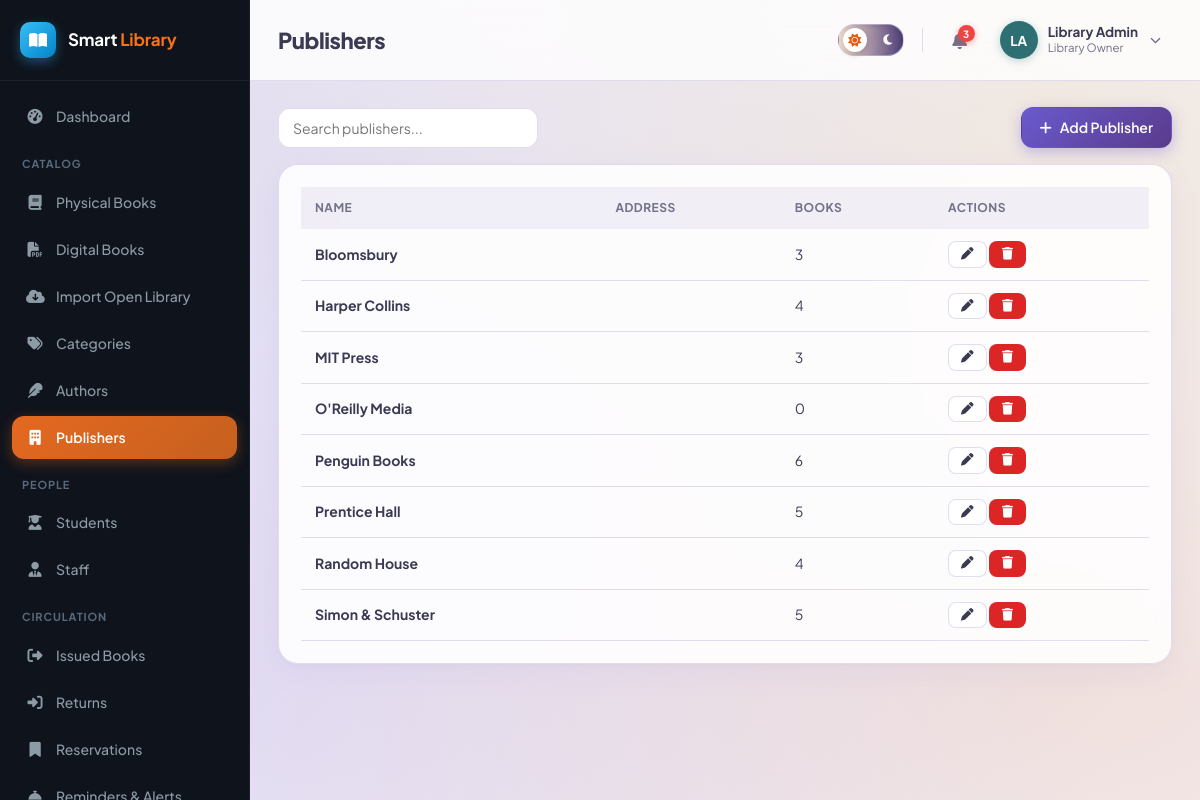
Screenshot of /admin/publishers.php (signed in) with the database file from the repository.
### tables this page shows
CREATE TABLE publishers (
    id INT AUTO_INCREMENT PRIMARY KEY,
    name VARCHAR(150) NOT NULL,
    address VARCHAR(255) DEFAULT NULL
);

### includes/functions.php (called while the page is built, shortened)
<?php
function e($value) {
    return htmlspecialchars($value ?? '', ENT_QUOTES, 'UTF-8');
}

### admin/publishers.php (the view, shortened to what this page needs)
<?php
require_once __DIR__ . '/../includes/functions.php';
require_once __DIR__ . '/../includes/auth-check.php';
$publishers = $pdo->query("
    SELECT p.*, COUNT(b.id) book_count FROM publishers p
    LEFT JOIN books b ON b.publisher_id = p.id
    GROUP BY p.id ORDER BY p.name")->fetchAll();
include __DIR__ . '/../includes/header.php';
?>
<div class="table-toolbar">
    <input type="text" class="form-control" style="width:260px;" placeholder="Search publishers..." data-search-input="pubTable">
    <a href="publishers.php?action=add" class="btn btn-primary"><i class="fa-solid fa-plus"></i> Add Publisher</a>
</div>
<div class="card">
    <?php if (!$publishers): ?>
        <div class="empty-state"><i class="fa-solid fa-building"></i>No publishers yet.</div>
    <?php else: ?>
    <div class="table-wrap">
        <table class="data-table" id="pubTable">
            <thead><tr><th>Name</th><th>Address</th><th>Books</th><th>Actions</th></tr></thead>
            <tbody>
            <?php foreach ($publishers as $p): ?>
                <tr>
                    <td><strong><?= e($p['name']) ?></strong></td>
                    <td class="text-muted"><?= e($p['address']) ?></td>
                    <td><?= (int)$p['book_count'] ?></td>
                    <td>
                        <a class="btn btn-sm btn-outline" href="publishers.php?edit=<?= $p['id'] ?>"><i class="fa-solid fa-pen"></i></a>
                        <form method="POST" style="display:inline;" data-confirm="Delete this publisher?">
                            <button class="btn btn-sm btn-danger" type="submit"><i class="fa-solid fa-trash"></i></button>
                        </form>
                    </td>
                </tr>
            <?php endforeach; ?>
            </tbody>
        </table>
    </div>
    <?php endif; ?>
</div>
<?php include __DIR__ . '/../includes/footer.php'; ?>

### assets/css/style.css (style rules this page uses)
:root { --primary: #6A5ACD; --primary-dark: #5A3B8C; --primary-mid: #8B7CC7; --primary-light: rgba(201, 194, 227, 0.4); --lavender: #C9C2E3; --accent-orange: #C6601F; --accent-orange-hover: #d96b27; --accent-teal: #2E6F73; --accent-teal-light: rgba(46, 111, 115, 0.16); --accent-sand: #EADCC8; --accent-sand-light: rgba(234, 220, 200, 0.5); --success: #16a34a; --success-light: #dcfce7; --warning: #ca8a04; --warning-light: #fef9c3; --danger: #dc2626; --danger-light: #fee2e2; --text: #3A3A52; --text-muted: #717188; --bg: #F7F5FC; --white: #ffffff; --card-bg: rgba(255, 255, 255, 0.88); --card-border: rgba(201, 194, 227, 0.55); --border: rgba(201, 194, 227, 0.55); --gray-light: #f6f5fb; --gray: #88889d; --sidebar-w: 250px; --radius: 20px; --pill-radius: 999px; --shadow: 0 10px 30px rgba(123, 109, 216, 0.07), 0 2px 8px rgba(46, 43, 43, 0.03); }
* { box-sizing: border-box; }
body { margin: 0; font-family: 'Plus Jakarta Sans', system-ui, -apple-system, BlinkMacSystemFont, Roboto, sans-serif; background-color: var(--bg); background-image: radial-gradient(at 10% 15%, rgba(201, 194, 227, 0.45) 0px, transparent 60%), radial-gradient(at 88% 12%, rgba(234, 220, 200, 0.5) 0px, transparent 60%), radial-gradient(at 90% 85%, rgba(198, 96, 31, 0.14) 0px, transparent 65%), radial-gradient(at 15% 85%, rgba(121, 106, 220, 0.18) 0px, transparent 65%); background-attachment: fixed; color: var(--text); font-size: 15px; line-height: 1.5; -webkit-font-smoothing: antialiased; }
a { color: var(--primary); text-decoration: none; transition: color 0.15s ease; }
.card { background: var(--card-bg); border: 1px solid var(--card-border); border-radius: var(--radius); box-shadow: var(--shadow); padding: 22px; backdrop-filter: blur(14px); -webkit-backdrop-filter: blur(14px); transition: transform 0.2s ease, box-shadow 0.2s ease; }
.btn { display: inline-flex; align-items: center; gap: 8px; padding: 9px 18px; border-radius: 12px; border: 1px solid transparent; font-size: 14px; font-weight: 600; cursor: pointer; text-decoration: none; font-family: inherit; transition: all 0.18s ease; }
.btn-primary { background: linear-gradient(135deg, #6A5ACD 0%, #5A3B8C 100%); color: #ffffff; box-shadow: 0 4px 14px rgba(106, 90, 205, 0.35); }
.btn-outline { background: var(--card-bg); border-color: var(--border); color: var(--text); }
.btn-danger { background: var(--danger); color: #fff; }
.btn-sm { padding: 6px 12px; font-size: 12.5px; border-radius: 8px; }
.form-control { width: 100%; padding: 10px 14px; border: 1px solid var(--border); border-radius: 12px; font-size: 14px; background: var(--white); color: var(--text); font-family: inherit; transition: border-color 0.15s ease, box-shadow 0.15s ease; }
.table-wrap { overflow-x: auto; }
table.data-table { width: 100%; border-collapse: collapse; font-size: 14px; }
.data-table th { text-align: left; padding: 12px 14px; background: rgba(201, 194, 227, 0.25); font-weight: 700; font-size: 12px; text-transform: uppercase; letter-spacing: 0.04em; color: var(--text-muted); white-space: nowrap; }
.data-table td { padding: 12px 14px; border-bottom: 1px solid var(--border); vertical-align: middle; }
.table-toolbar { display: flex; justify-content: space-between; align-items: center; margin-bottom: 16px; gap: 12px; flex-wrap: wrap; }
.text-muted { color: var(--text-muted); }

### rows the page displays
publishers: name "Bloomsbury", book_count "3"
publishers: name "Harper Collins", book_count "4"
publishers: name "MIT Press", book_count "3"
publishers: name "O'Reilly Media", book_count "0"
publishers: name "Penguin Books", book_count "6"
publishers: name "Prentice Hall", book_count "5"
publishers: name "Random House", book_count "4"
publishers: name "Simon & Schuster", book_count "5"

### other values shown
$label "Dashboard"
$item['_section'] "CATALOG"
$label "Physical Books"
$label "Digital Books"
$label "Import Open Library"
$label "Categories"
$label "Authors"
$label "Publishers"
$item['_section'] "PEOPLE"
$label "Students"
$label "Staff"
$item['_section'] "CIRCULATION"
$label "Issued Books"
$label "Returns"
$label "Reservations"
